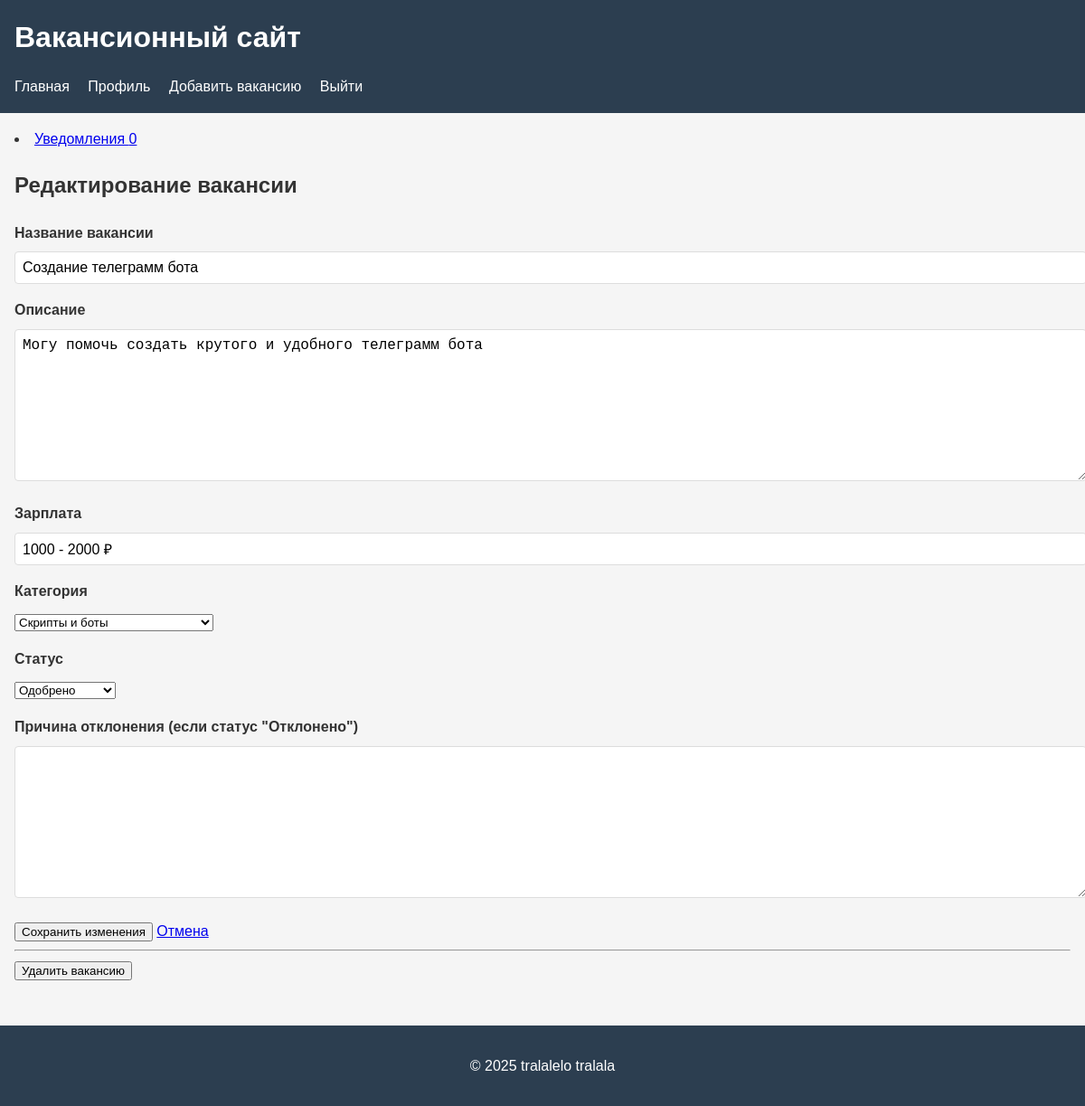
/vacancy/1/edit (signed in), run on the app's committed database.
### app.py (models this page shows, shortened)
class Vacancy(db.Model):
    id = db.Column(db.Integer, primary_key=True)
    title = db.Column(db.String(100), nullable=False)
    description = db.Column(db.Text, nullable=False)
    salary = db.Column(db.String(50))
    status = db.Column(db.String(20), default='pending')
    rejection_reason = db.Column(db.Text)
    created_at = db.Column(db.DateTime, default=datetime.utcnow)
    user_id = db.Column(db.Integer, db.ForeignKey('user.id'), nullable=False)
    subcategory_id = db.Column(db.Integer, db.ForeignKey('subcategory.id'), nullable=False)
    is_active = db.Column(db.Boolean, default=True)
    vacancy_applications = db.relationship(
        'Application',
        back_populates='vacancy',
        cascade='all, delete-orphan',
        lazy=True
    )
    subcategory = db.relationship('Subcategory', back_populates='subcategory_vacancies')
    author = db.relationship('User', back_populates='authored_vacancies')

class Subcategory(db.Model):
    id = db.Column(db.Integer, primary_key=True)
    name = db.Column(db.String(100), nullable=False)
    category_id = db.Column(db.Integer, db.ForeignKey('category.id'), nullable=False)
    __table_args__ = (
        db.UniqueConstraint('category_id', 'name', name='_category_subcategory_uc'),
    )
    subcategory_vacancies = db.relationship('Vacancy', back_populates='subcategory', lazy=True)

### app.py (the view, shortened to what this page needs)
@app.route('/vacancy/<int:vacancy_id>/edit', methods=['GET', 'POST'])
def edit_vacancy(vacancy_id):
    if 'user_id' not in session:
        flash('Пожалуйста, войдите в систему', 'error')
        return redirect(url_for('login'))
    vacancy = Vacancy.query.get_or_404(vacancy_id)
    if vacancy.user_id != session['user_id'] and not session.get('is_moderator'):
        flash('У вас нет прав для редактирования этой вакансии', 'error')
        return redirect(url_for('vacancy_details', vacancy_id=vacancy_id))
    categories = Category.query.options(db.joinedload(Category.subcategories)).all()
    return render_template('edit_vacancy.html',
                         vacancy=vacancy,
                         categories=categories,
                         is_moderator=session.get('is_moderator'))

### templates/edit_vacancy.html (shortened to what this page needs)
{% extends "base.html" %}
{% block content %}
<div class="container mt-4">
    <h2>Редактирование вакансии</h2>
    <form method="POST">
        <div class="form-group">
            <label for="title">Название вакансии</label>
            <input type="text" class="form-control" id="title" name="title" value="{{ vacancy.title }}" required>
        </div>
        <div class="form-group">
            <label for="description">Описание</label>
            <textarea class="form-control" id="description" name="description" rows="5" required>{{ vacancy.description }}</textarea>
        </div>
        <div class="form-group">
            <label for="salary">Зарплата</label>
            <input type="text" class="form-control" id="salary" name="salary" value="{{ vacancy.salary if vacancy.salary }}">
        </div>
        <div class="form-group">
            <label for="subcategory">Категория</label>
            <select class="form-control" id="subcategory" name="subcategory" required>
                {% for category in categories %}
                    <optgroup label="{{ category.name }}">
                        {% for subcategory in category.subcategories %}
                            <option value="{{ subcategory.id }}" {% if subcategory.id == vacancy.subcategory_id %}selected{% endif %}>
                                {{ subcategory.name }}
                            </option>
                        {% endfor %}
                    </optgroup>
                {% endfor %}
            </select>
        </div>
        {% if is_moderator %}
        <div class="form-group">
            <label for="status">Статус</label>
            <select class="form-control" id="status" name="status">
                <option value="approved" {% if vacancy.status == 'approved' %}selected{% endif %}>Одобрено</option>
            </select>
        </div>
        <div class="form-group">
            <label for="rejection_reason">Причина отклонения (если статус "Отклонено")</label>
            <textarea class="form-control" id="rejection_reason" name="rejection_reason" rows="3">{{ vacancy.rejection_reason if vacancy.rejection_reason }}</textarea>
        </div>
        {% endif %}
        <button type="submit" class="btn btn-primary">Сохранить изменения</button>
        <a href="{{ url_for('vacancy_details', vacancy_id=vacancy.id) }}" class="btn btn-secondary">Отмена</a>
    </form>
    {% if vacancy.user_id == session['user_id'] or is_moderator %}
    <hr>
    <form method="POST" action="{{ url_for('delete_vacancy', vacancy_id=vacancy.id) }}" onsubmit="return confirm('Вы уверены, что хотите удалить эту вакансию?')">
        <button type="submit" class="btn btn-danger">Удалить вакансию</button>
    </form>
    {% endif %}
</div>
{% endblock %}

### static/style.css (style rules this page uses)
body { font-family: Arial, sans-serif; line-height: 1.6; margin: 0; padding: 0; color: #333; background-color: #f5f5f5; }
.form-group { margin-bottom: 1rem; }
label { display: block; margin-bottom: 0.5rem; font-weight: bold; }
input[type="text"], input[type="email"], input[type="password"], input[type="tel"], input[type="date"], textarea { width: 100%; padding: 0.5rem; border: 1px solid #ddd; border-radius: 4px; font-size: 1rem; }
textarea { min-height: 150px; }
optgroup { font-weight: bold; color: #2c3e50; }
optgroup option { font-weight: normal; color: #333; padding-left: 1rem; }

### data on the page
Vacancy: title "Создание телеграмм бота", description "Могу помочь создать крутого и удобного телеграмм бота", salary "1000 - 2000 ₽", subcategory "Скрипты и боты", status "Одобрено"
